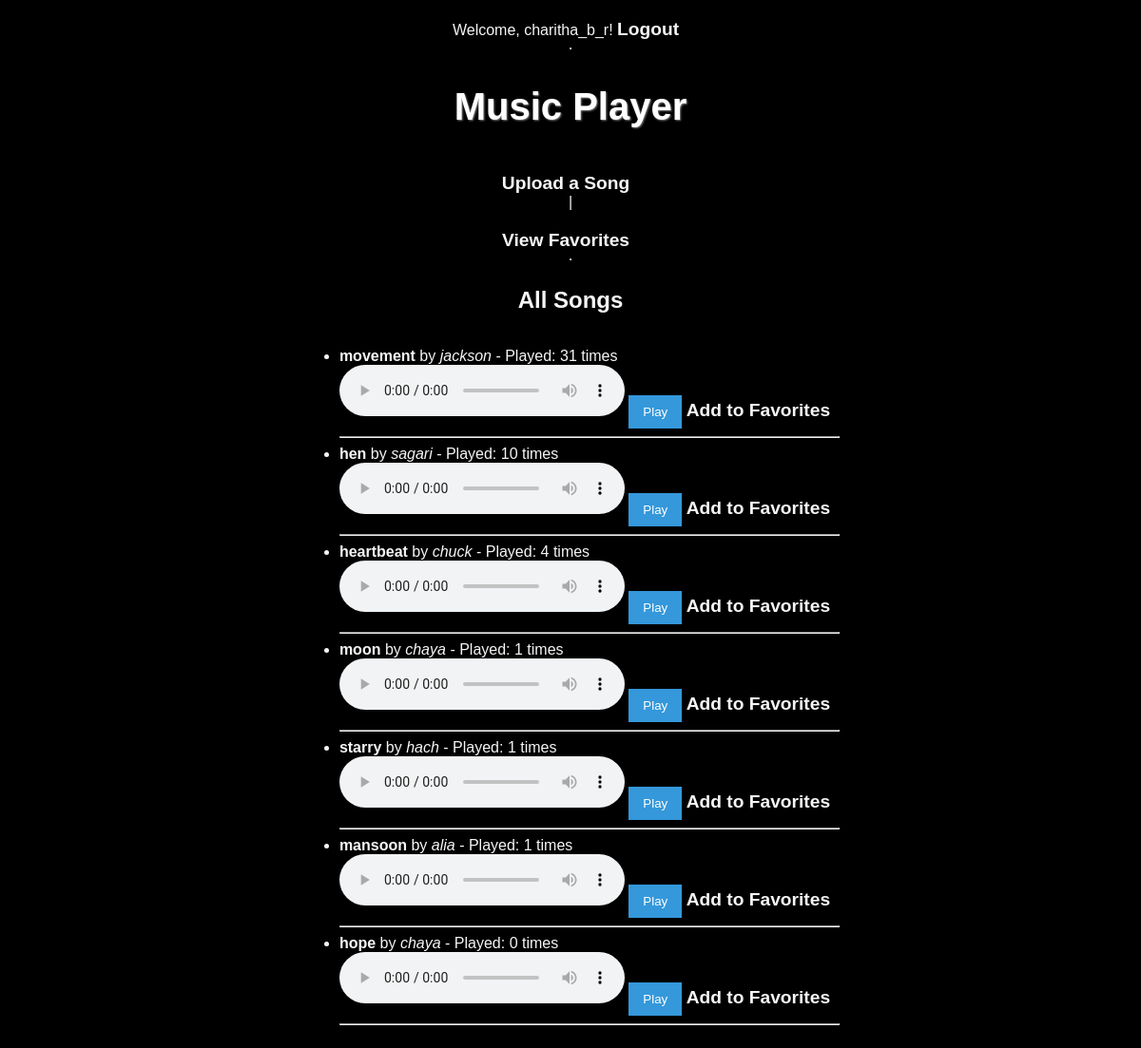
The page / (signed in) on the database its author committed.
### tables this page shows
CREATE TABLE songs (
                        id INTEGER PRIMARY KEY AUTOINCREMENT,
                        title TEXT NOT NULL,
                        artist TEXT NOT NULL,
                        filename TEXT NOT NULL, play_count INTEGER DEFAULT 0);

### app.py (the view)
@app.route('/')
def home():
    if 'user_id' not in session:
        return redirect(url_for('login'))
    conn = sqlite3.connect('database.db')
    cursor = conn.cursor()
    cursor.execute('SELECT id, title, artist, filename, play_count FROM songs')
    songs = cursor.fetchall()  # Fetch all songs with play_count
    conn.close()
    return render_template('home.html', songs=songs, username=session.get('username'))

### templates/home.html (shortened to what this page needs)
<!DOCTYPE html>
<html lang="en">
<head>
    <link rel="stylesheet" href="{{ url_for('static', filename='css/style.css') }}">
</head>
<body>
    <nav>
        <span>Welcome, {{ username }}!</span>
        <a href="{{ url_for('logout') }}">Logout</a>
    </nav>
    <hr>
    <h1>Music Player</h1>
    <a href="{{ url_for('upload') }}">Upload a Song</a> |
    <a href="{{ url_for('favorites') }}">View Favorites</a>
    <hr>
    <h2>All Songs</h2>
    <ul id="playlist">
        {% for song in songs %}
        <li>
            <strong>{{ song[1] }}</strong> by <em>{{ song[2] }}</em>
            - <span>Played: {{ song[4] }} times</span>
            <br>
            <audio id="audio-{{ song[0] }}" controls>
                <source src="{{ url_for('static', filename='music/' + song[3]) }}" type="audio/mpeg">
            </audio>
            <button type="button" onclick="playSong('{{ song[0] }}')">Play</button>
            <a href="{{ url_for('add_favorite', song_id=song[0]) }}">Add to Favorites</a>
        </li>
        <hr>
        {% endfor %}
    </ul>
</body>
</html>

### static/css/style.css (style rules this page uses)
body { font-family: Arial, sans-serif; margin: 20px; }
h1 { color: #2c3e50; }
a { margin-right: 10px; color: #3498db; text-decoration: none; }
button { background-color: #3498db; color: white; border: none; padding: 10px 15px; cursor: pointer; }
body { font-family: 'Arial', sans-serif; margin: 0; padding: 0; background-color: #000000; color: #f5f5f5; display: flex; flex-direction: column; align-items: center; justify-content: flex-start; min-height: 100vh; }
h1 { font-size: 2.5rem; margin-top: 30px; color: #ffffff; text-align: center; text-shadow: 1px 1px 2px #7d7d7d; }
a { color: #f5f5f5; text-decoration: none; font-weight: bold; margin-top: 20px; display: inline-block; font-size: 1.2rem; }

### rows shown on the page
songs: title "movement", artist "jackson", play_count "31"
songs: title "hen", artist "sagari", play_count "10"
songs: title "heartbeat", artist "chuck", play_count "4"
songs: title "moon", artist "chaya", play_count "1"
songs: title "starry", artist "hach", play_count "1"
songs: title "mansoon", artist "alia", play_count "1"
songs: title "hope", artist "chaya", play_count "0"

### other values the page prints
{{ username }} "charitha_b_r"
